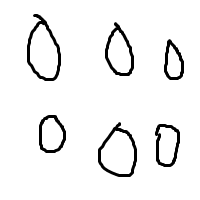
#> input picture production/test-nums/0_12.png, 200 x 200 px
$ python testing.py
#> lines starting #> are read from the running program, lines starting #| are printed output that depends on the picture; after the words box and inside, x2 and y2 are one past the last pixel; in counts of white or black regions, pixels touching at a corner belong together
from PIL import Image
import copy

# Checks if a pixel is in the recorded array yet or not
def notRecorded(recorded, x, y):

	result = True

	# Check if the pixel to check matches a pixel in the recorded array
	# Recorded is a 2D array such that each entry contains a [x, y] array of pixels found
	for item in recorded:
		if item[0] == x and item[1] == y:
			result = False

	return result

# Recursive search to find the
def pixelSearch(originalImage, newImage, recorded, curPixel):

	# Check if the current pixel is white. If so do nothing and return the newImage and recorded
	if originalImage.getpixel((curPixel[0], curPixel[1])) != 255 and notRecorded(recorded, curPixel[0], curPixel[1]):

		# Add the current pixel in the same location to the new image
		newImage.putpixel((curPixel[0], curPixel[1]), originalImage.getpixel((curPixel[0], curPixel[1])))
		# Add the current pixel to the recorded array
		recorded.append(copy.deepcopy(curPixel))

		# Search the four pixels (below or right)
		# Decision structure to handle edge cases (i.e. don't check the bottom left pixel if we are on the left edge of the image)
		if curPixel[1] == originalImage.height-1 and curPixel[0] == originalImage.width-1:

			# Bottom right corner
			# Check the pixel to the left, top left, top
			curPixel[0] -= 1
			newImage, recorded = pixelSearch(originalImage, newImage, recorded, copy.deepcopy(curPixel))
			curPixel[1] -= 1
			newImage, recorded = pixelSearch(originalImage, newImage, recorded, copy.deepcopy(curPixel))
			curPixel[0] += 1
			newImage, recorded = pixelSearch(originalImage, newImage, recorded, copy.deepcopy(curPixel))

		elif curPixel[1] == 0 and curPixel[0] == 0:

			# Top left corner
			# Check the pixel to the right, bottom, bottom right
			curPixel[0] += 1
			newImage, recorded = pixelSearch(originalImage, newImage, recorded, copy.deepcopy(curPixel))
			curPixel[0] -= 1
			curPixel[1] += 1
			newImage, recorded = pixelSearch(originalImage, newImage, recorded, copy.deepcopy(curPixel))
			curPixel[0] += 1
			newImage, recorded = pixelSearch(originalImage, newImage, recorded, copy.deepcopy(curPixel))

		elif curPixel[1] == 0 and curPixel[0] == originalImage.width-1:

			# Top right corner
			# Check the pixel to the left, bottom, bottom left
			curPixel[0] -= 1
			newImage, recorded = pixelSearch(originalImage, newImage, recorded, copy.deepcopy(curPixel))
			curPixel[1] += 1
			newImage, recorded = pixelSearch(originalImage, newImage, recorded, copy.deepcopy(curPixel))
			curPixel[0] += 1
			newImage, recorded = pixelSearch(originalImage, newImage, recorded, copy.deepcopy(curPixel))

		elif curPixel[1] == originalImage.height-1 and curPixel[0] == 0:

			# Bottom left corner
			# Check the pixel to the right, top, top right
			curPixel[0] += 1
			newImage, recorded = pixelSearch(originalImage, newImage, recorded, copy.deepcopy(curPixel))
			curPixel[1] -= 1
			newImage, recorded = pixelSearch(originalImage, newImage, recorded, copy.deepcopy(curPixel))
			curPixel[0] -= 1
			newImage, recorded = pixelSearch(originalImage, newImage, recorded, copy.deepcopy(curPixel))

		elif curPixel[1] == originalImage.height-1:

			# Bottom edge
			# Check the pixel to the left, top left, top, top right, right
			curPixel[0] += 1
			newImage, recorded = pixelSearch(originalImage, newImage, recorded, copy.deepcopy(curPixel))
			curPixel[1] -= 1
			newImage, recorded = pixelSearch(originalImage, newImage, recorded, copy.deepcopy(curPixel))
			curPixel[0] -= 1
			newImage, recorded = pixelSearch(originalImage, newImage, recorded, copy.deepcopy(curPixel))
			curPixel[0] -= 1
			newImage, recorded = pixelSearch(originalImage, newImage, recorded, copy.deepcopy(curPixel))
			curPixel[1] += 1
			newImage, recorded = pixelSearch(originalImage, newImage, recorded, copy.deepcopy(curPixel))

		elif curPixel[1] == 0:

			# Top edge
			# Check left, bottom left, bottom, bottom right, right
			curPixel[0] -= 1
			newImage, recorded = pixelSearch(originalImage, newImage, recorded, copy.deepcopy(curPixel))
			curPixel[1] += 1
			newImage, recorded = pixelSearch(originalImage, newImage, recorded, copy.deepcopy(curPixel))
			curPixel[0] += 1
			newImage, recorded = pixelSearch(originalImage, newImage, recorded, copy.deepcopy(curPixel))
			curPixel[0] += 1
			newImage, recorded = pixelSearch(originalImage, newImage, recorded, copy.deepcopy(curPixel))
			curPixel[1] -= 1
			newImage, recorded = pixelSearch(originalImage, newImage, recorded, copy.deepcopy(curPixel))

		elif curPixel[0] == 0:

			# Left edge
			# Check top, top right, right, bottom right, bottom
			curPixel[1] -= 1
			newImage, recorded = pixelSearch(originalImage, newImage, recorded, copy.deepcopy(curPixel))
			curPixel[0] += 1
			newImage, recorded = pixelSearch(originalImage, newImage, recorded, copy.deepcopy(curPixel))
			curPixel[1] += 1
			newImage, recorded = pixelSearch(originalImage, newImage, recorded, copy.deepcopy(curPixel))
			curPixel[1] += 1
			newImage, recorded = pixelSearch(originalImage, newImage, recorded, copy.deepcopy(curPixel))
			curPixel[0] -= 1
			newImage, recorded = pixelSearch(originalImage, newImage, recorded, copy.deepcopy(curPixel))


		elif curPixel[0] == originalImage.width-1:

			# Right edge
			# Check top, top left, left, bottom left, bottom
			curPixel[1] -= 1
			newImage, recorded = pixelSearch(originalImage, newImage, recorded, copy.deepcopy(curPixel))
			curPixel[0] -= 1
			newImage, recorded = pixelSearch(originalImage, newImage, recorded, copy.deepcopy(curPixel))
			curPixel[1] += 1
			newImage, recorded = pixelSearch(originalImage, newImage, recorded, copy.deepcopy(curPixel))
			curPixel[1] += 1
			newImage, recorded = pixelSearch(originalImage, newImage, recorded, copy.deepcopy(curPixel))
			curPixel[0] += 1
			newImage, recorded = pixelSearch(originalImage, newImage, recorded, copy.deepcopy(curPixel))


		else:

			# Default case
			curPixel[1] -= 1
			newImage, recorded = pixelSearch(originalImage, newImage, recorded, copy.deepcopy(curPixel))
			curPixel[0] += 1
			newImage, recorded = pixelSearch(originalImage, newImage, recorded, copy.deepcopy(curPixel))
			curPixel[1] += 1
			newImage, recorded = pixelSearch(originalImage, newImage, recorded, copy.deepcopy(curPixel))
			curPixel[1] += 1
			newImage, recorded = pixelSearch(originalImage, newImage, recorded, copy.deepcopy(curPixel))
			curPixel[0] -= 1
			newImage, recorded = pixelSearch(originalImage, newImage, recorded, copy.deepcopy(curPixel))
			curPixel[0] -= 1
			newImage, recorded = pixelSearch(originalImage, newImage, recorded, copy.deepcopy(curPixel))
			curPixel[1] -= 1
			newImage, recorded = pixelSearch(originalImage, newImage, recorded, copy.deepcopy(curPixel))
			curPixel[1] -= 1
			newImage, recorded = pixelSearch(originalImage, newImage, recorded, copy.deepcopy(curPixel))

	return newImage, recorded

# Returns an array of all the characters to be read through the OCR algorithm
# Takes a grayscale image as the input
def charactersToRead(myImage):

	# Array of images of characters in myImage to run through OCR algorithm
	characters = []
	# Array of pixels already found
	recorded = []

	# Check all pixels to find any non-white ones
	for i in range(myImage.height):
		for j in range(myImage.width):

			# Pixel to test
			testPixel = myImage.getpixel((j,i))

			# If the pixel is non-white and has not already been found
			if testPixel != 255 and notRecorded(recorded, j, i):

				# A new character has been found in the image!
				# Create a blank new image to record the character (same height and width as the original)
				newImage = Image.new("L", (myImage.width, myImage.height), color=255)

				newImage, recorded = pixelSearch(myImage, newImage, recorded, [j, i])

				characters.append(copy.deepcopy(newImage))

	return characters

# Converts an image from grayscale to black and white
def convertBW(myImage):

	for i in range(myImage.width):
		for j in range(myImage.height):
			if myImage.getpixel((i,j)) > 254:
				myImage.putpixel((i,j), 255)
			else:
				myImage.putpixel((i,j), 0)

	return myImage

myImage = Image.open("production/test-nums/0_12.png").convert("L")
myImage = convertBW(myImage)
#> after the loop in convertBW, `for i in range(myImage.width):`:
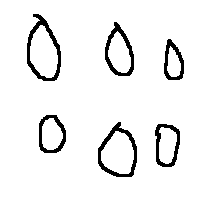
#> myImage: PIL image 200x200 L; 93.4% white; 6 black regions, box (x1, y1, x2, y2) and area: (27, 14, 61, 81) 585, (98, 122, 137, 177) 524, (105, 22, 134, 76) 457, (155, 124, 180, 167) 384, (39, 115, 66, 153) 352, (164, 39, 184, 80) 325
myImage = myImage.resize((70,70))
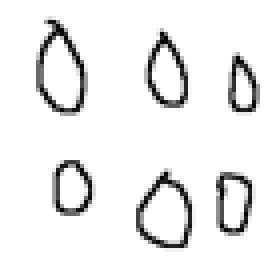
#> myImage: PIL image 70x70 L (shown 4 times larger); min 0, max 255, mean 237.8

images = charactersToRead(myImage)
#> the loop in charactersToRead, `for i in range(myImage.height):` made 70 passes
#> after the loop in charactersToRead, `for i in range(myImage.height):`:
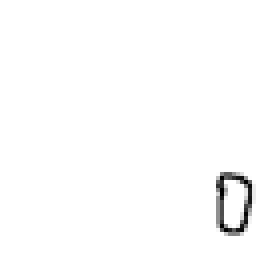
#> newImage: PIL image 70x70 L (shown 4 times larger); min 0, max 255, mean 252.5

for image in images:
	image.show()
#> this loop made 6 passes
#> pass 1, `image.show()`:
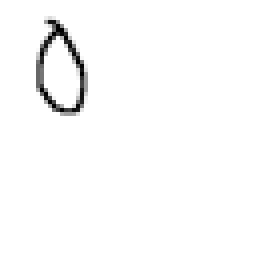
#> shown: PIL image 70x70 L (shown 4 times larger); min 0, max 255, mean 251.2
#> pass 2, `image.show()`:
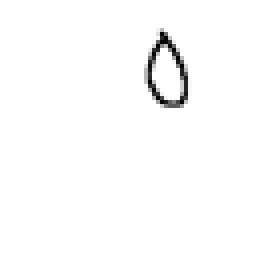
#> shown: PIL image 70x70 L (shown 4 times larger); min 0, max 255, mean 252

$ run again, with production/test-nums/0_11.png copied over production/test-nums/0_12.png
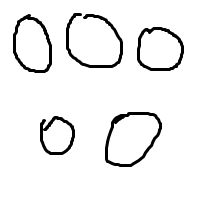
#> input picture production/test-nums/0_11.png, 200 x 200 px
#> after the loop in convertBW, `for i in range(myImage.width):`:
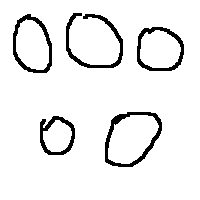
#> myImage: PIL image 200x200 L; 92.9% white; 5 black regions, box (x1, y1, x2, y2) and area: (105, 112, 162, 167) 670, (66, 13, 123, 68) 637, (13, 14, 52, 73) 551, (137, 27, 184, 71) 522, (40, 116, 75, 155) 444
#> the loop in charactersToRead, `for i in range(myImage.height):` made 70 passes
#> the loop `for image in images:` made 5 passes
#> pass 2, `image.show()`:
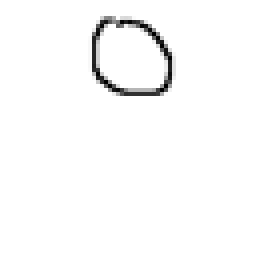
#> shown: PIL image 70x70 L (shown 4 times larger); min 0, max 255, mean 250.8

$ run again, with production/test-nums/0_13.png copied over production/test-nums/0_12.png
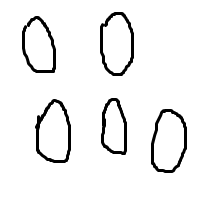
#> input picture production/test-nums/0_13.png, 200 x 200 px
#> after the loop in convertBW, `for i in range(myImage.width):`:
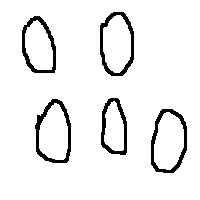
#> myImage: PIL image 200x200 L; 93.3% white; 5 black regions, box (x1, y1, x2, y2) and area: (35, 99, 71, 163) 581, (151, 109, 187, 173) 567, (100, 12, 134, 76) 555, (22, 16, 56, 73) 513, (101, 98, 127, 155) 472
#> the loop in charactersToRead, `for i in range(myImage.height):` made 70 passes
#> the loop `for image in images:` made 5 passes
#> pass 2, `image.show()`:
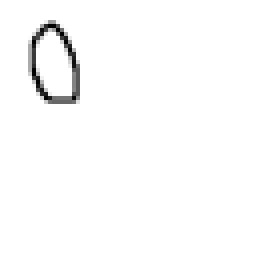
#> shown: PIL image 70x70 L (shown 4 times larger); min 0, max 255, mean 251.6

$ run again, with production/test-nums/0_14.png copied over production/test-nums/0_12.png
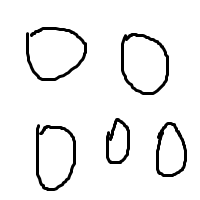
#> input picture production/test-nums/0_14.png, 200 x 200 px
#> after the loop in convertBW, `for i in range(myImage.width):`:
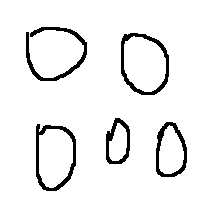
#> myImage: PIL image 200x200 L; 92.9% white; 5 black regions, box (x1, y1, x2, y2) and area: (26, 27, 87, 81) 659, (121, 33, 169, 95) 636, (36, 124, 76, 191) 629, (156, 122, 187, 177) 498, (106, 118, 130, 164) 406
#> the loop in charactersToRead, `for i in range(myImage.height):` made 70 passes
#> the loop `for image in images:` made 5 passes
#> pass 2, `image.show()`:
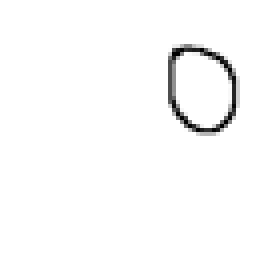
#> shown: PIL image 70x70 L (shown 4 times larger); min 0, max 255, mean 250.8
